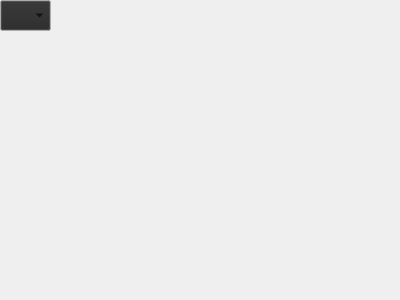
<?xml version="1.0" encoding="UTF-8"?>
<ui version="4.0">
 <class>Notevaluebox</class>
 <widget class="QWidget" name="Notevaluebox">
  <property name="geometry">
   <rect>
    <x>0</x>
    <y>0</y>
    <width>400</width>
    <height>300</height>
   </rect>
  </property>
  <property name="windowTitle">
   <string>Form</string>
  </property>
  <widget class="QComboBox" name="cb">
   <property name="geometry">
    <rect>
     <x>0</x>
     <y>0</y>
     <width>51</width>
     <height>31</height>
    </rect>
   </property>
   <property name="palette">
    <palette>
     <active>
      <colorrole role="Button">
       <brush brushstyle="SolidPattern">
        <color alpha="255">
         <red>40</red>
         <green>40</green>
         <blue>40</blue>
        </color>
       </brush>
      </colorrole>
      <colorrole role="Shadow">
       <brush brushstyle="SolidPattern">
        <color alpha="255">
         <red>255</red>
         <green>255</green>
         <blue>255</blue>
        </color>
       </brush>
      </colorrole>
     </active>
     <inactive>
      <colorrole role="Button">
       <brush brushstyle="SolidPattern">
        <color alpha="255">
         <red>40</red>
         <green>40</green>
         <blue>40</blue>
        </color>
       </brush>
      </colorrole>
      <colorrole role="Shadow">
       <brush brushstyle="SolidPattern">
        <color alpha="255">
         <red>255</red>
         <green>255</green>
         <blue>255</blue>
        </color>
       </brush>
      </colorrole>
     </inactive>
     <disabled>
      <colorrole role="Button">
       <brush brushstyle="SolidPattern">
        <color alpha="255">
         <red>40</red>
         <green>40</green>
         <blue>40</blue>
        </color>
       </brush>
      </colorrole>
      <colorrole role="Shadow">
       <brush brushstyle="SolidPattern">
        <color alpha="255">
         <red>255</red>
         <green>255</green>
         <blue>255</blue>
        </color>
       </brush>
      </colorrole>
     </disabled>
    </palette>
   </property>
   <property name="maxVisibleItems">
    <number>20</number>
   </property>
  </widget>
 </widget>
 <resources/>
 <connections/>
</ui>
